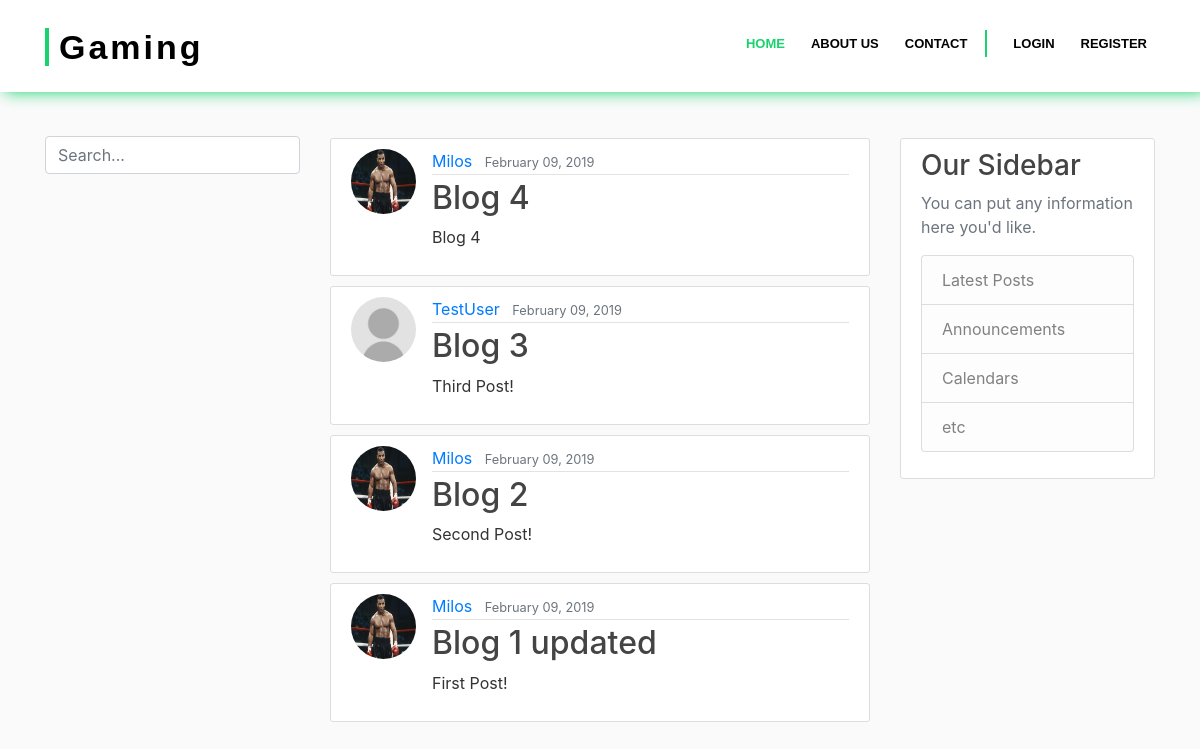
The app's page /, older data.
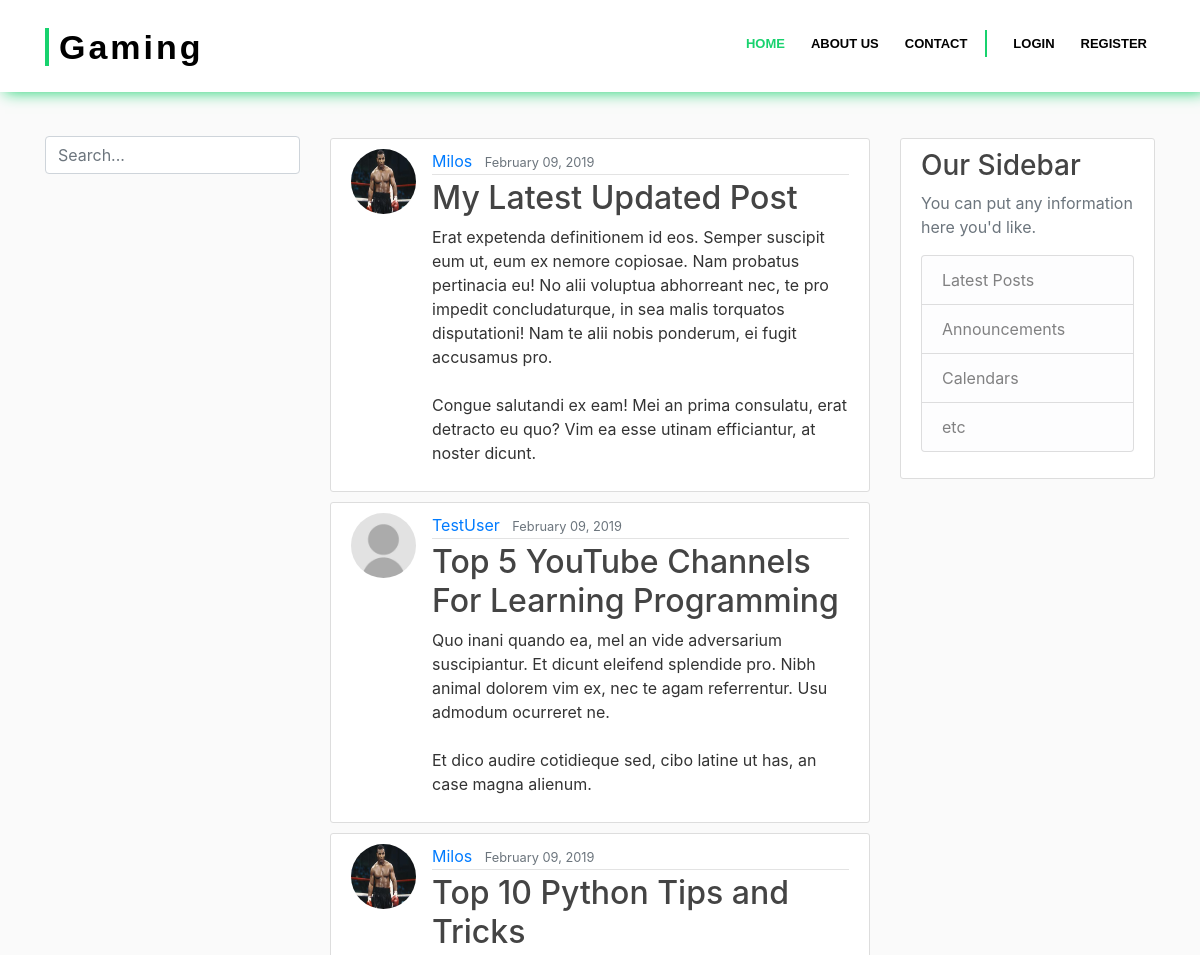
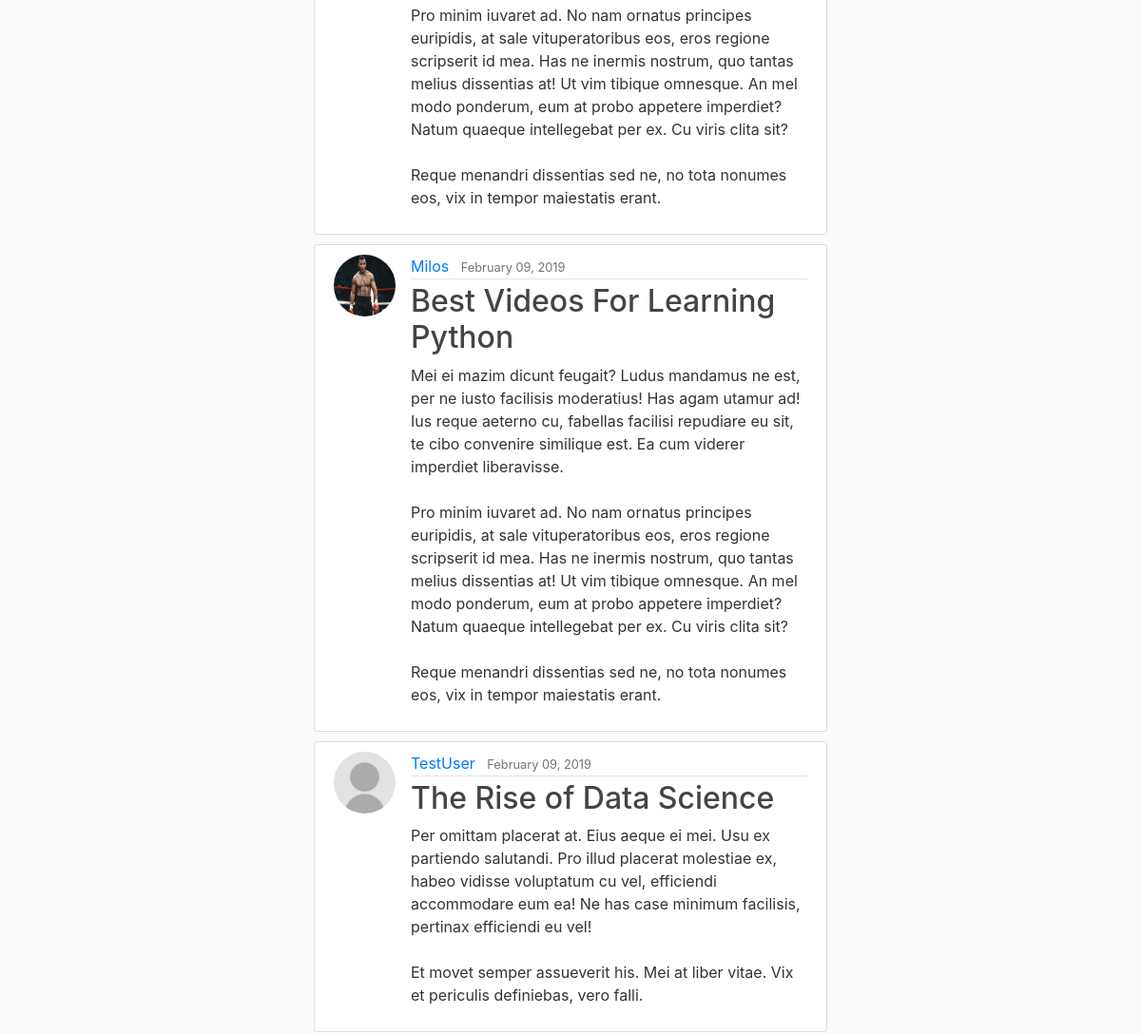
The same page, newer data (2 pictures, top to bottom).
### blog/models.py (models this page shows, shortened)
class Post(models.Model):
    title = models.CharField(max_length=100)
    content = models.TextField()
    date_posted = models.DateTimeField(default=timezone.now)
    author = models.ForeignKey(User, on_delete=models.CASCADE)

### users/models.py (models this page shows, shortened)
class Profile(models.Model):
    user = models.OneToOneField(User, on_delete=models.CASCADE)
    image = models.ImageField(default='default.jpg', upload_to='profile_pics')

### blog/views.py (the view)
# urls.py: path('', PostListView.as_view(), name='blog-home'),
class PostListView(ListView):
    model = Post
    template_name = 'blog/home.html'
    context_object_name = 'posts'
    ordering = ['-date_posted']
    paginate_by = 5

### blog/templates/blog/home.html
{% extends "blog/base.html" %}
{% block content %}
    {% for post in posts %}
        <article class="media content-section">
          <img class="rounded-circle article-img" src="{{ post.author.profile.image.url }}">
          <div class="media-body">
            <div class="article-metadata">
              <a class="mr-2" href="#">{{ post.author }}</a>
              <small class="text-muted">{{ post.date_posted|date:"F d, Y" }}</small>
            </div>
            <h2><a class="article-title" href="{% url 'post-detail' post.id %}">{{ post.title }}</a></h2>
            <p class="article-content">{{ post.content }}</p>
          </div>
        </article>
    {% endfor %}
{% endblock content %}

Row changes from the older to the newer data that the page shows:
no longer on this page (row unchanged): Post: author.profile.image (picture), author "Milos", date_posted "February 09, 2019", title "Blog 4", content "Blog 4"
no longer on this page (row unchanged): Post: author.profile.image (placeholder picture), author "TestUser", date_posted "February 09, 2019", title "Blog 3", content "Third Post!"
no longer on this page (row unchanged): Post: author.profile.image (picture), author "Milos", date_posted "February 09, 2019", title "Blog 2", content "Second Post!"
no longer on this page (row unchanged): Post: author.profile.image (picture), author "Milos", date_posted "February 09, 2019", title "Blog 1 updated", content "First Post!"
added Post: author.profile.image (picture), author "Milos", date_posted "February 09, 2019", title "My Latest Updated Post", content "Erat expetenda definitionem id eos. Semper suscipit eum ut, eum ex nemore copiosae. Nam probatus pertinacia eu! No alii voluptua abhorreant nec, te pro impedit concludaturque, in sea malis torquatos disputationi! Nam te alii nobis ponderum, ei fugit accusamus pro. Congue salutandi ex eam! Mei an prima consulatu, erat detracto eu quo? Vim ea esse utinam efficiantur, at noster dicunt."
added Post: author.profile.image (placeholder picture), author "TestUser", date_posted "February 09, 2019", title "Top 5 YouTube Channels For Learning Programming", content "Quo inani quando ea, mel an vide adversarium suscipiantur. Et dicunt eleifend splendide pro. Nibh animal dolorem vim ex, nec te agam referrentur. Usu admodum ocurreret ne. Et dico audire cotidieque sed, cibo latine ut has, an case magna alienum."
added Post: author.profile.image (picture), author "Milos", date_posted "February 09, 2019", title "Top 10 Python Tips and Tricks", content "Pro minim iuvaret ad. No nam ornatus principes euripidis, at sale vituperatoribus eos, eros regione scripserit id mea. Has ne inermis nostrum, quo tantas melius dissentias at! Ut vim tibique omnesque. An mel modo ponderum, eum at probo appetere imperdiet? Natum quaeque intellegebat per ex. Cu viris clita sit? Reque menandri dissentias sed ne, no tota nonumes eos, vix in tempor maiestatis erant."
added Post: author.profile.image (picture), author "Milos", date_posted "February 09, 2019", title "Best Videos For Learning Python", content "Mei ei mazim dicunt feugait? Ludus mandamus ne est, per ne iusto facilisis moderatius! Has agam utamur ad! Ius reque aeterno cu, fabellas facilisi repudiare eu sit, te cibo convenire similique est. Ea cum viderer imperdiet liberavisse. Pro minim iuvaret ad. No nam ornatus principes euripidis, at sale vituperatoribus eos, eros regione scripserit id mea. Has ne inermis nostrum, quo tantas melius dissentias at! Ut vim tibique omnesque. An mel modo ponderum, eum at probo appetere imperdiet? Natum quaeque intellegebat per ex. Cu viris clita sit? Reque menandri dissentias sed ne, no tota nonumes eos, vix in tempor maiestatis erant."
added Post: author.profile.image (placeholder picture), author "TestUser", date_posted "February 09, 2019", title "The Rise of Data Science", content "Per omittam placerat at. Eius aeque ei mei. Usu ex partiendo salutandi. Pro illud placerat molestiae ex, habeo vidisse voluptatum cu vel, efficiendi accommodare eum ea! Ne has case minimum facilisis, pertinax efficiendi eu vel! Et movet semper assueverit his. Mei at liber vitae. Vix et periculis definiebas, vero falli."
